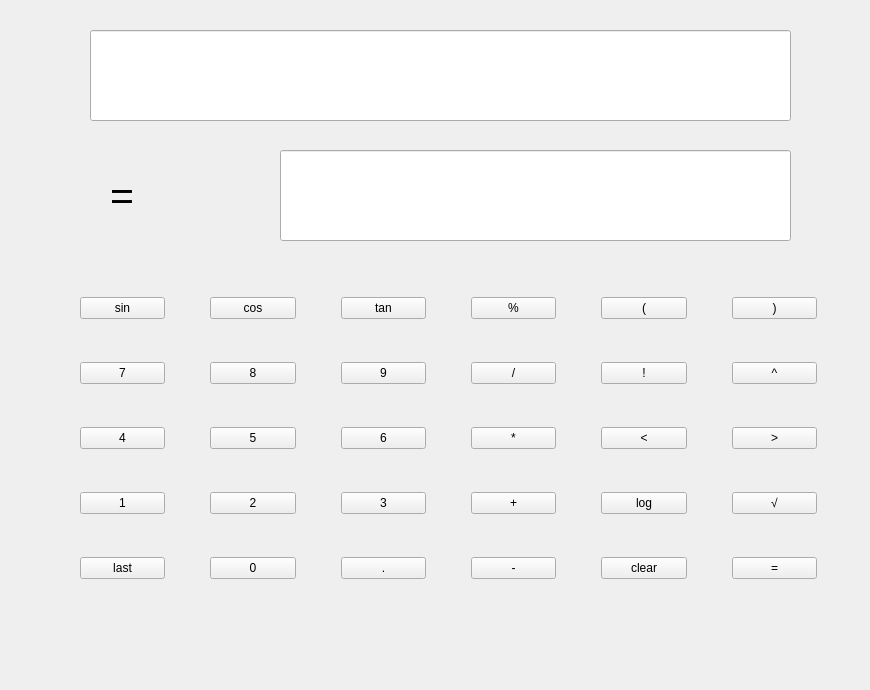
<?xml version="1.0" encoding="UTF-8"?>
<ui version="4.0">
 <class>calculate</class>
 <widget class="QWidget" name="calculate">
  <property name="geometry">
   <rect>
    <x>0</x>
    <y>0</y>
    <width>870</width>
    <height>690</height>
   </rect>
  </property>
  <property name="windowTitle">
   <string>计算器</string>
  </property>
  <widget class="QLineEdit" name="calEdit">
   <property name="geometry">
    <rect>
     <x>90</x>
     <y>30</y>
     <width>701</width>
     <height>91</height>
    </rect>
   </property>
   <property name="font">
    <font>
     <pointsize>35</pointsize>
    </font>
   </property>
   <property name="focusPolicy">
    <enum>Qt::NoFocus</enum>
   </property>
   <property name="readOnly">
    <bool>true</bool>
   </property>
  </widget>
  <widget class="QLineEdit" name="resultEdit">
   <property name="geometry">
    <rect>
     <x>280</x>
     <y>150</y>
     <width>511</width>
     <height>91</height>
    </rect>
   </property>
   <property name="focusPolicy">
    <enum>Qt::NoFocus</enum>
   </property>
   <property name="readOnly">
    <bool>true</bool>
   </property>
  </widget>
  <widget class="QLabel" name="label">
   <property name="geometry">
    <rect>
     <x>110</x>
     <y>180</y>
     <width>111</width>
     <height>31</height>
    </rect>
   </property>
   <property name="font">
    <font>
     <pointsize>31</pointsize>
    </font>
   </property>
   <property name="text">
    <string>=</string>
   </property>
  </widget>
  <widget class="QWidget" name="layoutWidget">
   <property name="geometry">
    <rect>
     <x>80</x>
     <y>290</y>
     <width>737</width>
     <height>301</height>
    </rect>
   </property>
   <layout class="QGridLayout" name="gridLayout">
    <property name="horizontalSpacing">
     <number>45</number>
    </property>
    <property name="verticalSpacing">
     <number>36</number>
    </property>
    <item row="0" column="0">
     <widget class="QPushButton" name="sin_btn">
      <property name="text">
       <string>sin</string>
      </property>
     </widget>
    </item>
    <item row="0" column="1">
     <widget class="QPushButton" name="cos_btn">
      <property name="text">
       <string>cos</string>
      </property>
     </widget>
    </item>
    <item row="0" column="2">
     <widget class="QPushButton" name="tan_btn">
      <property name="text">
       <string>tan</string>
      </property>
     </widget>
    </item>
    <item row="0" column="3">
     <widget class="QPushButton" name="mod_btn">
      <property name="text">
       <string>%</string>
      </property>
     </widget>
    </item>
    <item row="0" column="4">
     <widget class="QPushButton" name="left_btn">
      <property name="text">
       <string>(</string>
      </property>
     </widget>
    </item>
    <item row="0" column="5">
     <widget class="QPushButton" name="right_btn">
      <property name="text">
       <string>)</string>
      </property>
     </widget>
    </item>
    <item row="1" column="0">
     <widget class="QPushButton" name="sev_btn">
      <property name="text">
       <string>7</string>
      </property>
     </widget>
    </item>
    <item row="1" column="1">
     <widget class="QPushButton" name="eig_btn">
      <property name="text">
       <string>8</string>
      </property>
     </widget>
    </item>
    <item row="1" column="2">
     <widget class="QPushButton" name="nin_btn">
      <property name="text">
       <string>9</string>
      </property>
     </widget>
    </item>
    <item row="1" column="3">
     <widget class="QPushButton" name="div_btn">
      <property name="text">
       <string>/</string>
      </property>
     </widget>
    </item>
    <item row="1" column="4">
     <widget class="QPushButton" name="fac_btn">
      <property name="text">
       <string>!</string>
      </property>
     </widget>
    </item>
    <item row="1" column="5">
     <widget class="QPushButton" name="pow_btn">
      <property name="text">
       <string>^</string>
      </property>
     </widget>
    </item>
    <item row="2" column="0">
     <widget class="QPushButton" name="fou_btn">
      <property name="text">
       <string>4</string>
      </property>
     </widget>
    </item>
    <item row="2" column="1">
     <widget class="QPushButton" name="fiv_btn">
      <property name="text">
       <string>5</string>
      </property>
     </widget>
    </item>
    <item row="2" column="2">
     <widget class="QPushButton" name="six_btn">
      <property name="text">
       <string>6</string>
      </property>
     </widget>
    </item>
    <item row="2" column="3">
     <widget class="QPushButton" name="mud_btn">
      <property name="text">
       <string>*</string>
      </property>
     </widget>
    </item>
    <item row="2" column="4">
     <widget class="QPushButton" name="less_btn_2">
      <property name="text">
       <string>&lt;</string>
      </property>
     </widget>
    </item>
    <item row="2" column="5">
     <widget class="QPushButton" name="more_btn">
      <property name="text">
       <string>&gt;</string>
      </property>
     </widget>
    </item>
    <item row="3" column="0">
     <widget class="QPushButton" name="one_btn">
      <property name="text">
       <string>1</string>
      </property>
     </widget>
    </item>
    <item row="3" column="1">
     <widget class="QPushButton" name="two_btn">
      <property name="text">
       <string>2</string>
      </property>
     </widget>
    </item>
    <item row="3" column="2">
     <widget class="QPushButton" name="thr_btn">
      <property name="text">
       <string>3</string>
      </property>
     </widget>
    </item>
    <item row="3" column="3">
     <widget class="QPushButton" name="plu_btn">
      <property name="text">
       <string>+</string>
      </property>
     </widget>
    </item>
    <item row="3" column="4">
     <widget class="QPushButton" name="log_btn">
      <property name="text">
       <string>log</string>
      </property>
     </widget>
    </item>
    <item row="3" column="5">
     <widget class="QPushButton" name="sqrt_btn">
      <property name="text">
       <string>√</string>
      </property>
     </widget>
    </item>
    <item row="4" column="0">
     <widget class="QPushButton" name="last_btn">
      <property name="text">
       <string>last</string>
      </property>
     </widget>
    </item>
    <item row="4" column="1">
     <widget class="QPushButton" name="zer_btn">
      <property name="text">
       <string>0</string>
      </property>
     </widget>
    </item>
    <item row="4" column="2">
     <widget class="QPushButton" name="point_btn">
      <property name="text">
       <string>.</string>
      </property>
     </widget>
    </item>
    <item row="4" column="3">
     <widget class="QPushButton" name="dec_btn">
      <property name="text">
       <string>-</string>
      </property>
     </widget>
    </item>
    <item row="4" column="4">
     <widget class="QPushButton" name="clear_btn">
      <property name="text">
       <string>clear</string>
      </property>
     </widget>
    </item>
    <item row="4" column="5">
     <widget class="QPushButton" name="result_btn">
      <property name="text">
       <string>=</string>
      </property>
     </widget>
    </item>
   </layout>
  </widget>
 </widget>
 <resources/>
 <connections/>
</ui>
